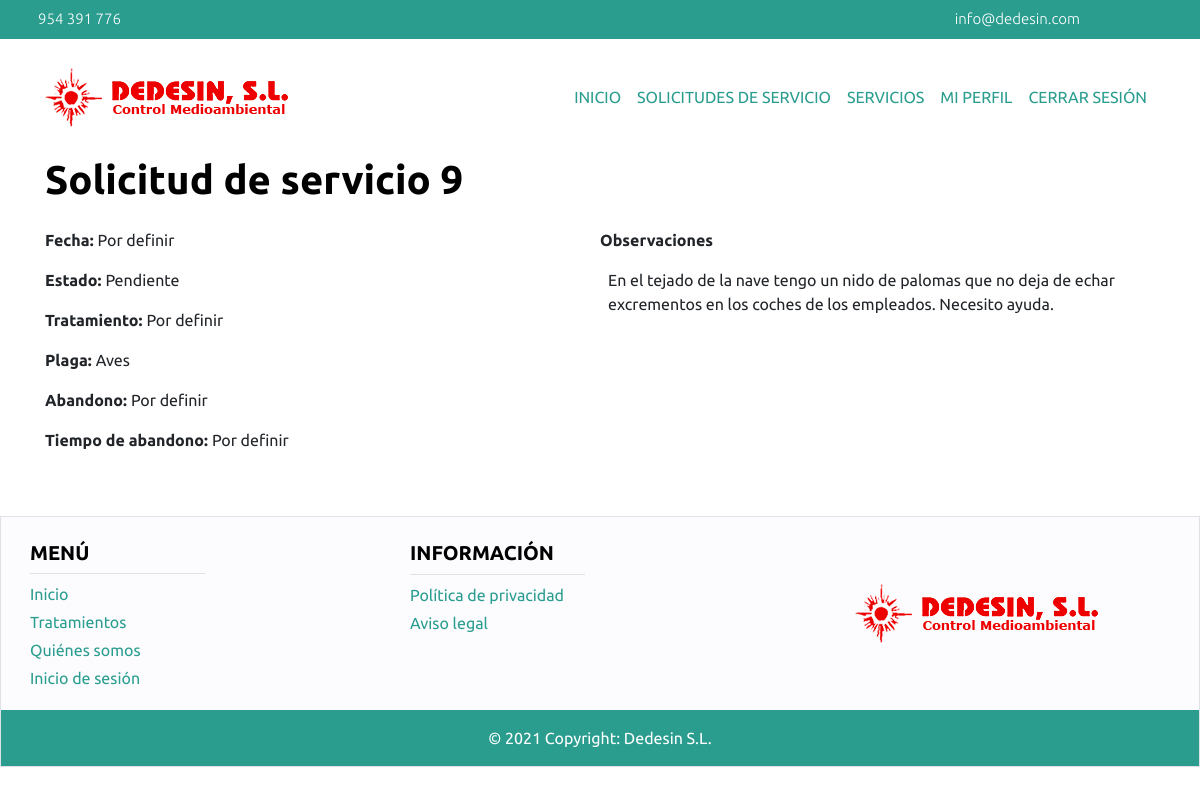
Before: /empresa/solicitudServicio/show/9/ (signed in) with the older database file.
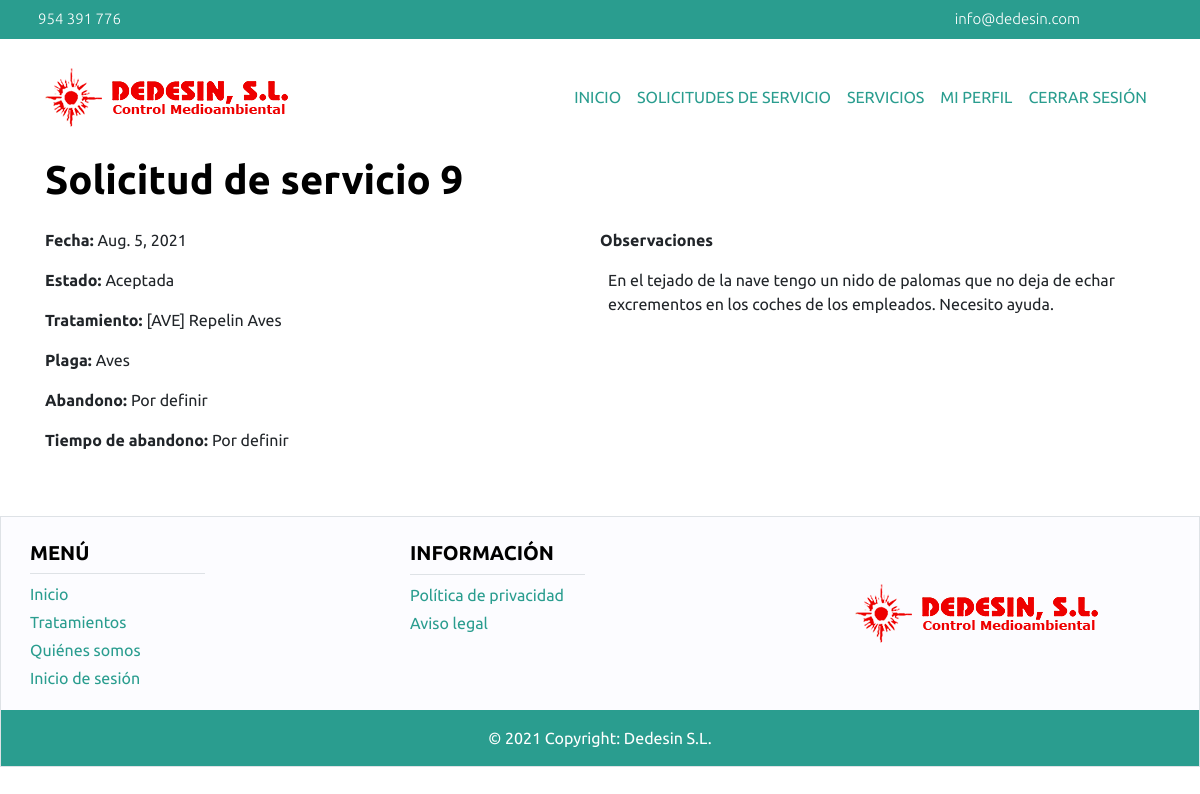
After: the same page with the newer database file.
### main/models.py (models this page shows, shortened)
class SolicitudServicio(models.Model):
    estado = models.CharField(choices=ESTADO_SOLICITUD, default='pendiente', max_length=9)
    fecha = models.DateField(default=None, null=True)
    observaciones = models.TextField()
    tratamiento = models.ForeignKey(Tratamiento, on_delete=models.CASCADE, default=None, null=True)
    plaga = models.ForeignKey(Plaga, on_delete=models.CASCADE)
    usuario = models.ForeignKey(User, on_delete=models.CASCADE)

class Plaga(models.Model):
    nombre = models.CharField(max_length=60)

class Tratamiento(models.Model):
    nombre = models.CharField(max_length=100, blank=False)
    descripcion = models.TextField()
    precio = models.FloatField()
    abandono = models.BooleanField(default=False)
    horasAbandono = models.IntegerField(default=0)
    plaga = models.ForeignKey(Plaga, on_delete=models.CASCADE)

### main/empresa/views.py (the view)
# urls.py: path('solicitudServicio/show/<int:id>/', views.show_solicitud_servicio_empresa),
@login_required
def show_solicitud_servicio_empresa(request, id):
    if esEmpresa(request):
        solicitud = SolicitudServicio.objects.get(id=id)
        if request.user == solicitud.usuario:
            return render(request, 'solicitudServicioEmpresaForm.html', {'solicitud': solicitud})
        else:
            return redirect('/errorPermiso')
    else:
        return redirect('/errorPermiso/')

### main/empresa/views.py (called while the page is built)
def esEmpresa(request):
    try:
        empresa = Empresa.objects.filter(usuario=request.user)[0]
        return empresa
    except:
        return None

### main/empresa/templates/solicitudServicioEmpresaForm.html (shortened to what this page needs)
{% extends 'headerEmpresa.html' %}
{% block contenido %}
{% if solicitud %}
<div class="container mb-5">
    <h1 class="title"> Solicitud de servicio {{solicitud.id}}</h1>
    <div class="container mt-4">
        <div class="row">
            <div class="col-lg-6 col-md-6 col-xs-12">
                <div class="row">
                    <strong><p>Fecha: </p></strong>
                    {% if solicitud.fecha %}
                    <p class=" ml-1">{{solicitud.fecha}}</p>
                    {% else %}
                    <p class=" ml-1">Por definir</p>
                    {% endif %}
                </div>
                {% if not form %}
                <div class="row">
                    <strong><p>Estado:</p></strong>
                    <p class="ml-1">{{solicitud.estado.title}}</p>
                </div>
                {% endif %}
                <div class="row">
                    <strong><p>Tratamiento: </p></strong>
                    {% if solicitud.tratamiento %}
                    <p class=" ml-1">{{solicitud.tratamiento.nombre}}</p>
                    {% else %}
                    <p class=" ml-1">Por definir</p>
                    {% endif %}
                </div>
                <div class="row">
                    <strong><p>Plaga: </p></strong>
                    <p class="ml-1">{{solicitud.plaga.nombre}}</p>
                </div>
                {% if solicitud.estado != 'Rechazada' %}
                <div class="row">
                    <strong><p>Abandono: </p></strong>
                    {% if solicitud.abandono %}
                    <p class=" ml-1">{{solicitud.abandono}}</p>
                    {% else %}
                    <p class=" ml-1">Por definir</p>
                    {% endif %}
                </div>
                <div class="row">
                    <strong><p>Tiempo de abandono: </p></strong>
                    {% if solicitud.horasAbandono %}
                    <p class=" ml-1">{{solicitud.horasAbandono}}</p>
                    {% else %}
                    <p class=" ml-1">Por definir</p>
                    {% endif %}
                </div>
                {% endif %}
            </div>
            <div class="col-lg-6 col-md-6 col-xs-12">
                <div class="row">
                    <strong><p>Observaciones</p></strong>
                    <p class="ml-2">{{solicitud.observaciones}}</p>
                </div>
            </div>
        </div>
    </div>
</div>
{% endif %}
{% endblock %}

Changed rows visible on the page:
changed SolicitudServicio "Aves": fecha (not shown) → "Aug. 5, 2021"; estado "Pendiente" → "Aceptada"; tratamiento_id empty → 18 (drawn); tratamiento.nombre (not shown) → "[AVE] Repelin Aves"
Other visible differences:
text no longer shown: "Por definir Por definir"
